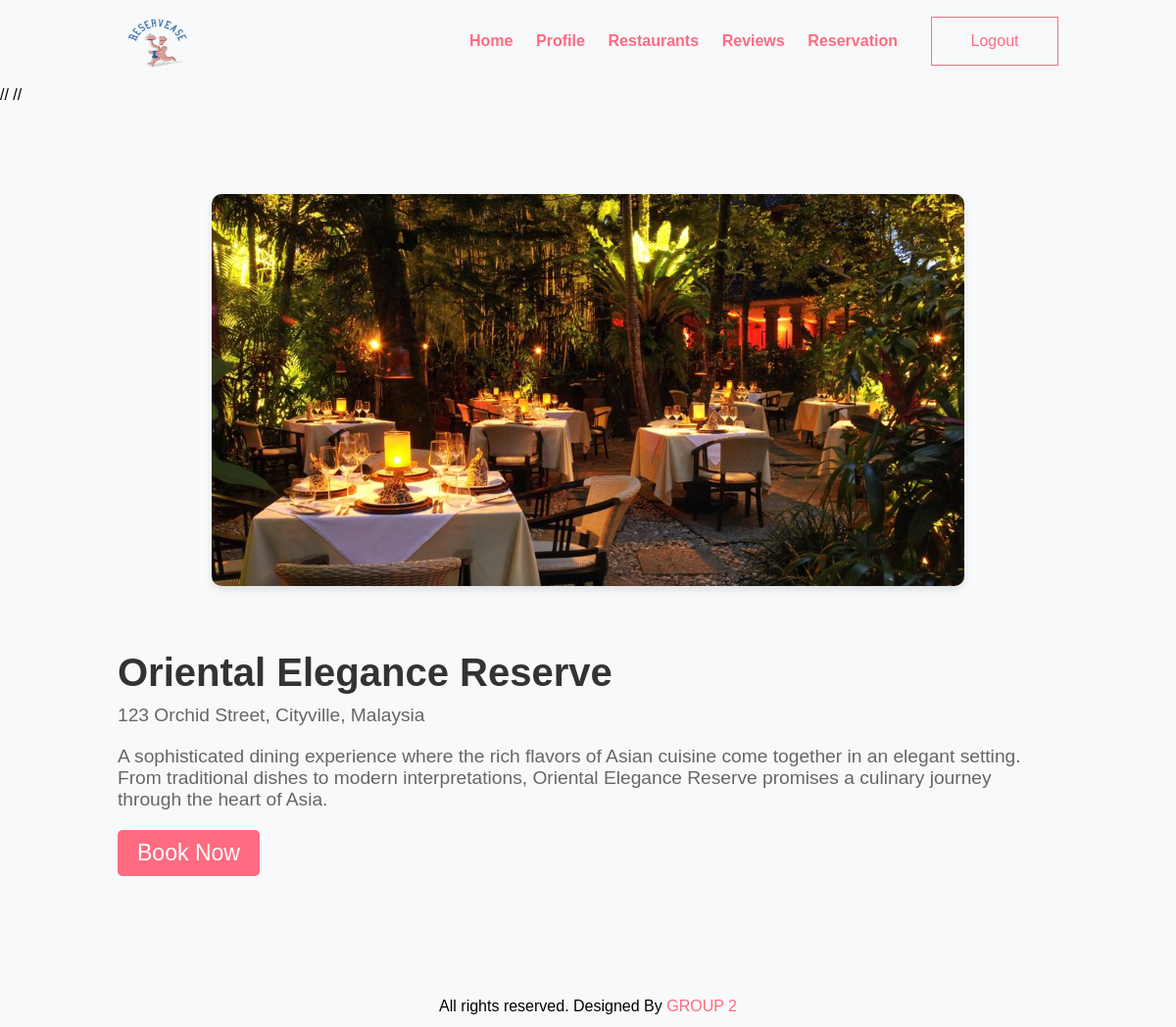
The page /group2/restaurant_details.php?restaurant_id=1 on the database its author committed.
### tables this page shows
CREATE TABLE `restaurant` (
  `restaurant_id` int(11) NOT NULL,
  `name` varchar(50) NOT NULL,
  `description` text DEFAULT NULL,
  `address` varchar(50) DEFAULT NULL,
  `contact` varchar(20) DEFAULT NULL,
  `created_at` timestamp NOT NULL DEFAULT current_timestamp(),
  `updated_at` timestamp NOT NULL DEFAULT current_timestamp() ON UPDATE current_timestamp(),
  `restaurant_image` varchar(255) DEFAULT NULL
);

### group2/restaurant_details.php (the view, shortened to what this page needs)
<!DOCTYPE html>
<html lang="en">
<head>
	<link rel="stylesheet" href="css/style.css">
	<link rel="stylesheet" href="https://cdnjs.cloudflare.com/ajax/libs/font-awesome/4.7.0/css/font-awesome.min.css">
</head>
<body>
<section class="navbar">
    <div class="container">
        <div class="logo">
            <a href="#" title="Logo">
             <img src="images/group_logo.png" alt="Restaurant Logo" class="img-responsive">
            </a>
        </div>
        <div class="menu text-right">
            <ul>
                <li>
                    <a href="index.php">Home</a>
                </li>
				<li>
                    <a href="user_profile.php">Profile</a>
                </li>
                <li>
                    <a href="restaurant.php">Restaurants</a>
                </li>
                <li>
                    <a href="review.php">Reviews</a>
                </li>
                <li>
                    <a href="reservations.php">Reservation</a>
                </li>
                <a href="logout.php"><button class="btnLogout-popup">Logout</button></a>
            </ul>
        </div>
    </div>
</section>
//
//
<?php
include 'config.php';
if (isset($_GET['restaurant_id'])) {
    $restaurant_id = $_GET['restaurant_id'];
    $query = "SELECT * FROM restaurant WHERE restaurant_id = $restaurant_id";
    $result = mysqli_query($conn, $query);
    if ($result && mysqli_num_rows($result) > 0) {
        $restaurant = mysqli_fetch_assoc($result);
    } else {
        echo "Error: " . mysqli_error($conn);
    }
} else {
    echo "Restaurant ID not provided in the URL.";
}
?>
<section class="restaurant-details">
    <div class="container">
        <?php if (isset($restaurant) && !empty($restaurant)): ?>
            <div class="restaurant-details-img">
                <img src="<?php echo $restaurant['restaurant_image']; ?>" alt="<?php echo $restaurant['name']; ?>" class="img-responsive img-curve" style='width: 800px; height: 400px;'>
            </div>
            <div class="restaurant-details-desc">
                <p>&nbsp</p>
                <h2><?php echo $restaurant['name']; ?></h2>
                <p><?php echo $restaurant['address']; ?></p>
                <p><?php echo $restaurant['description']; ?></p>
                <p><a href="order.php?restaurant_id=<?php echo $restaurant['restaurant_id']; ?>" class="btn btn-primary">Book Now</a></p>
            </div>
        <?php else: ?>
            <p>No details available for the specified restaurant ID.</p>
        <?php endif; ?>
    </div>
</section>
<section class="footer">
    <div class="container text-center">
        <p>All rights reserved. Designed By <a href="#">GROUP 2</a></p>
    </div>
</section>
</body>
</html>
</body>
</html>

### group2/css/style.css (style rules this page uses)
* { margin: 0 0; padding: 0 0; font-family: Arial, Helvetica, sans-serif; }
.container { width: 80%; margin: 0 auto; padding: 1%; }
.img-responsive { width: 100%; }
.img-curve { border-radius: 15px; }
.text-right { text-align: right; }
.text-center { text-align: center; }
a { color: #ff6b81; text-decoration: none; }
.btn { padding: 1%; border: none; font-size: 1rem; border-radius: 5px; }
.btn-primary { background-color: #ff6b81; color: white; cursor: pointer; }
.btnLogout-popup { width: 130px; height: 50px; background: transparent; border: 1px solid #ff6b81; outline: none; cursor: pointer; font-size: 1em; color: #ff6b81; font-weight: 500; margin-left: 20px; }
h2 { color: #2f3542; font-size: 2rem; margin-bottom: 2%; }
.logo { width: 10%; float: left; display: flex; }
.menu { line-height: 60px; }
.menu ul { list-style-type: none; }
.menu ul li { display: inline; padding: 1%; font-weight: bold; }
.img-curve { width: 100%; height: 200px; object-fit: cover; }
.img-responsive { max-width: 100%; height: auto; }
.restaurant-details { padding: 80px 0; }
.restaurant-details-img { text-align: center; }
.restaurant-details-img img { max-width: 80%; border-radius: 10px; box-shadow: 0 4px 8px rgba(0, 0, 0, 0.1); }
.restaurant-details-desc { margin-top: 20px; }
.restaurant-details-desc h2 { font-size: 2.5em; color: #333; margin-bottom: 10px; }
.restaurant-details-desc p { font-size: 1.2em; color: #666; margin-bottom: 20px; }
.btn-primary { display: inline-block; padding: 10px 20px; font-size: 1.2em; text-decoration: none; background-color: #ff6b81; color: #fff; border-radius: 5px; transition: background-color 0.3s; }
.container { max-width: 1200px; margin: 0 auto; }
.logo img { width: 80px; height: 60px; }
body { font-family: 'Arial', sans-serif; background-color: #f8f9fa; margin: 0; padding: 0; }

### rows shown on the page
restaurant: restaurant_image (picture), name "Oriental Elegance Reserve", address "123 Orchid Street, Cityville, Malaysia", description "A sophisticated dining experience where the rich flavors of Asian cuisine come together in an elegant setting. From traditional dishes to modern interpretations, Oriental Elegance Reserve promises a culinary journey through the heart of Asia."
